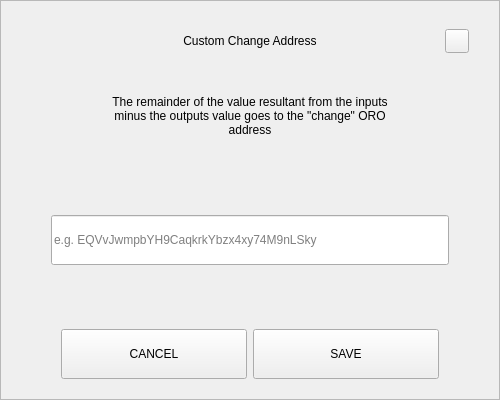
<?xml version="1.0" encoding="UTF-8"?>
<ui version="4.0">
 <class>SendChangeAddressDialog</class>
 <widget class="QDialog" name="SendChangeAddressDialog">
  <property name="geometry">
   <rect>
    <x>0</x>
    <y>0</y>
    <width>500</width>
    <height>400</height>
   </rect>
  </property>
  <property name="windowTitle">
   <string>Dialog</string>
  </property>
  <layout class="QVBoxLayout" name="verticalLayout">
   <property name="spacing">
    <number>0</number>
   </property>
   <property name="leftMargin">
    <number>0</number>
   </property>
   <property name="topMargin">
    <number>0</number>
   </property>
   <property name="rightMargin">
    <number>0</number>
   </property>
   <property name="bottomMargin">
    <number>0</number>
   </property>
   <item>
    <widget class="QFrame" name="frame">
     <property name="styleSheet">
      <string notr="true"/>
     </property>
     <property name="frameShape">
      <enum>QFrame::StyledPanel</enum>
     </property>
     <property name="frameShadow">
      <enum>QFrame::Raised</enum>
     </property>
     <layout class="QVBoxLayout" name="verticalLayout_2" stretch="0,0,0,0,0,0,0">
      <property name="spacing">
       <number>0</number>
      </property>
      <property name="leftMargin">
       <number>30</number>
      </property>
      <property name="topMargin">
       <number>20</number>
      </property>
      <property name="rightMargin">
       <number>30</number>
      </property>
      <property name="bottomMargin">
       <number>20</number>
      </property>
      <item>
       <layout class="QHBoxLayout" name="horizontalLayout_3">
        <property name="spacing">
         <number>0</number>
        </property>
        <item>
         <spacer name="horizontalSpacer_2">
          <property name="orientation">
           <enum>Qt::Horizontal</enum>
          </property>
          <property name="sizeHint" stdset="0">
           <size>
            <width>40</width>
            <height>20</height>
           </size>
          </property>
         </spacer>
        </item>
        <item>
         <widget class="QLabel" name="labelTitle">
          <property name="minimumSize">
           <size>
            <width>0</width>
            <height>40</height>
           </size>
          </property>
          <property name="maximumSize">
           <size>
            <width>16777215</width>
            <height>40</height>
           </size>
          </property>
          <property name="styleSheet">
           <string notr="true">padding-left:24px;</string>
          </property>
          <property name="text">
           <string>Custom Change Address</string>
          </property>
          <property name="alignment">
           <set>Qt::AlignCenter</set>
          </property>
          <property name="margin">
           <number>7</number>
          </property>
         </widget>
        </item>
        <item>
         <spacer name="horizontalSpacer">
          <property name="orientation">
           <enum>Qt::Horizontal</enum>
          </property>
          <property name="sizeHint" stdset="0">
           <size>
            <width>40</width>
            <height>20</height>
           </size>
          </property>
         </spacer>
        </item>
        <item>
         <widget class="QPushButton" name="btnEsc">
          <property name="minimumSize">
           <size>
            <width>24</width>
            <height>24</height>
           </size>
          </property>
          <property name="maximumSize">
           <size>
            <width>24</width>
            <height>24</height>
           </size>
          </property>
          <property name="focusPolicy">
           <enum>Qt::NoFocus</enum>
          </property>
          <property name="text">
           <string/>
          </property>
         </widget>
        </item>
       </layout>
      </item>
      <item>
       <spacer name="verticalSpacer_2">
        <property name="orientation">
         <enum>Qt::Vertical</enum>
        </property>
        <property name="sizeType">
         <enum>QSizePolicy::Fixed</enum>
        </property>
        <property name="sizeHint" stdset="0">
         <size>
          <width>20</width>
          <height>20</height>
         </size>
        </property>
       </spacer>
      </item>
      <item alignment="Qt::AlignHCenter">
       <widget class="QLabel" name="labelMessage">
        <property name="minimumSize">
         <size>
          <width>0</width>
          <height>70</height>
         </size>
        </property>
        <property name="text">
         <string>The remainder of the value resultant from the inputs minus the outputs value goes to the &quot;change&quot; ORO address</string>
        </property>
        <property name="alignment">
         <set>Qt::AlignCenter</set>
        </property>
        <property name="wordWrap">
         <bool>true</bool>
        </property>
       </widget>
      </item>
      <item>
       <spacer name="verticalSpacer_3">
        <property name="orientation">
         <enum>Qt::Vertical</enum>
        </property>
        <property name="sizeHint" stdset="0">
         <size>
          <width>20</width>
          <height>40</height>
         </size>
        </property>
       </spacer>
      </item>
      <item>
       <layout class="QHBoxLayout" name="horizontalLayout_2">
        <property name="spacing">
         <number>0</number>
        </property>
        <property name="leftMargin">
         <number>20</number>
        </property>
        <property name="rightMargin">
         <number>20</number>
        </property>
        <item>
         <widget class="QLineEdit" name="lineEditAddress">
          <property name="minimumSize">
           <size>
            <width>0</width>
            <height>50</height>
           </size>
          </property>
          <property name="placeholderText">
           <string notr="true">e.g. EQVvJwmpbYH9CaqkrkYbzx4xy74M9nLSky</string>
          </property>
         </widget>
        </item>
       </layout>
      </item>
      <item>
       <spacer name="verticalSpacer">
        <property name="orientation">
         <enum>Qt::Vertical</enum>
        </property>
        <property name="sizeHint" stdset="0">
         <size>
          <width>20</width>
          <height>40</height>
         </size>
        </property>
       </spacer>
      </item>
      <item>
       <layout class="QHBoxLayout" name="horizontalLayout" stretch="2,2">
        <property name="spacing">
         <number>6</number>
        </property>
        <property name="leftMargin">
         <number>30</number>
        </property>
        <property name="rightMargin">
         <number>30</number>
        </property>
        <item>
         <widget class="QPushButton" name="btnCancel">
          <property name="minimumSize">
           <size>
            <width>180</width>
            <height>50</height>
           </size>
          </property>
          <property name="focusPolicy">
           <enum>Qt::NoFocus</enum>
          </property>
          <property name="text">
           <string>CANCEL</string>
          </property>
         </widget>
        </item>
        <item>
         <widget class="QPushButton" name="btnSave">
          <property name="minimumSize">
           <size>
            <width>180</width>
            <height>50</height>
           </size>
          </property>
          <property name="focusPolicy">
           <enum>Qt::NoFocus</enum>
          </property>
          <property name="text">
           <string>SAVE</string>
          </property>
         </widget>
        </item>
       </layout>
      </item>
     </layout>
    </widget>
   </item>
  </layout>
 </widget>
 <resources/>
 <connections/>
</ui>
